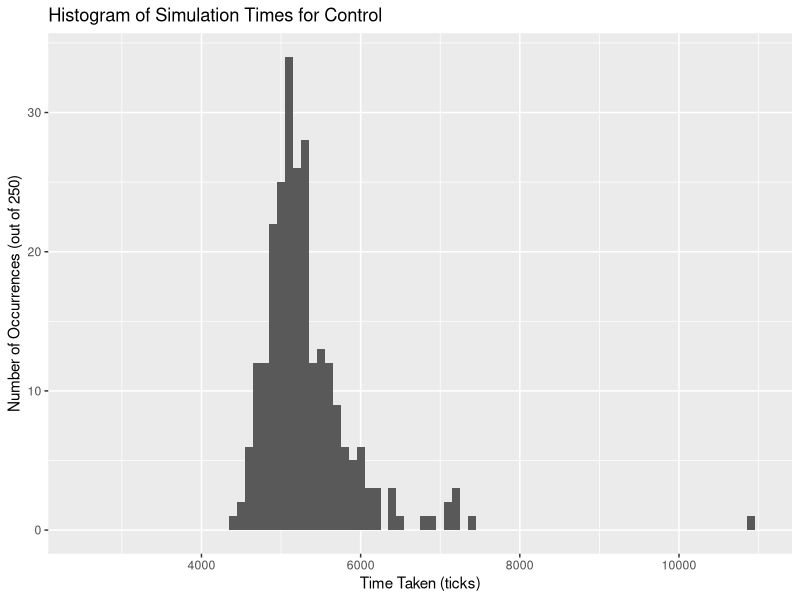
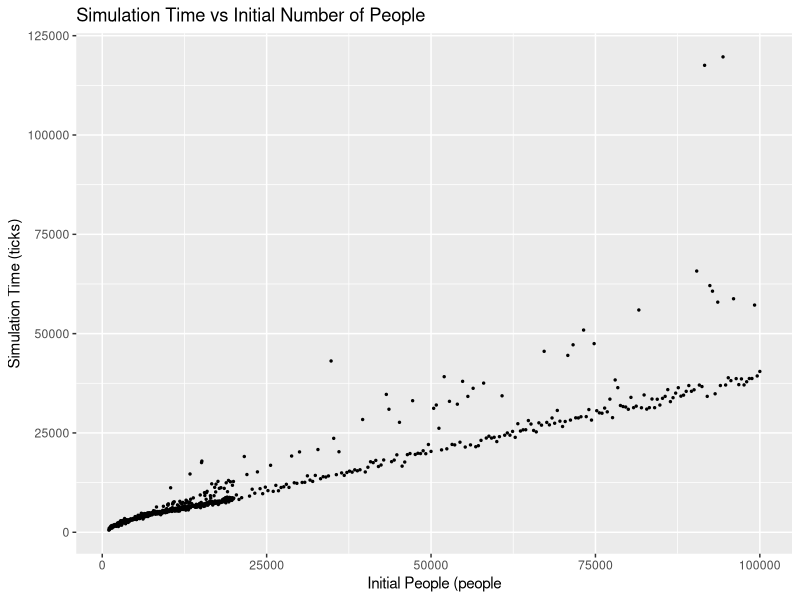

Reproduce these figures in R, in order.
require(ggplot2)

control = read.csv("data/control.csv",header=FALSE,sep=",")
control$time = control$V1

ggplot(control, aes(x=time)) +
  geom_histogram(binwidth=100) +
  xlab("Time Taken (ticks)") +
  ylab("Number of Occurrences (out of 250)") +
  ggtitle("Histogram of Simulation Times for Control") +
  xlim(2500, 11000)

vspeople = read.csv("data/vspeople.csv",header=FALSE,sep=",")
vspeople$time = vspeople$V1
vspeople$people = c(seq(from=1000, to=20000, by=50), seq(from=20400,to=100000,by=400))

ggplot(vspeople, aes(x=people,y=time)) +
  geom_point(size=0.5) +
  ggtitle("Simulation Time vs Initial Number of People") +
  xlab("Initial People (people") +
  ylab("Simulation Time (ticks)")
